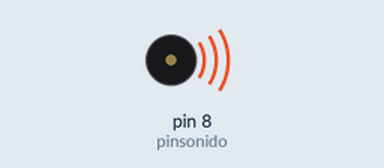
Recording of a sketch running on a simulated Arduino Uno, built with avr-gcc and run on an emulated ATmega328P. On the bench: buzzer (waves = sounding).

Above: at 1.0 s.
At 5.5 s:
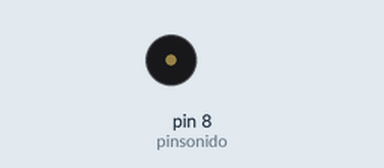
Timing chart, 0 to 6.9 s (numbered marks = the images above):
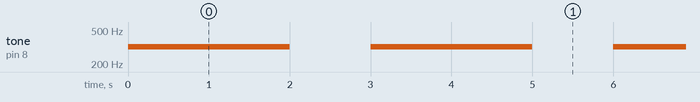

The sketch:

buzzer1.ino
```cpp
int pinsonido = 8;
int frecuencia = 320;

void setup() {
}

void loop() {
  tone(pinsonido, frecuencia);
  delay(2000);
  noTone(pinsonido);
  delay(1000);

}
```

Measured:
- by itself, tone on pin 8 (pinsonido): alternates 320 Hz for 2.0 s and silent for 1.0 s
